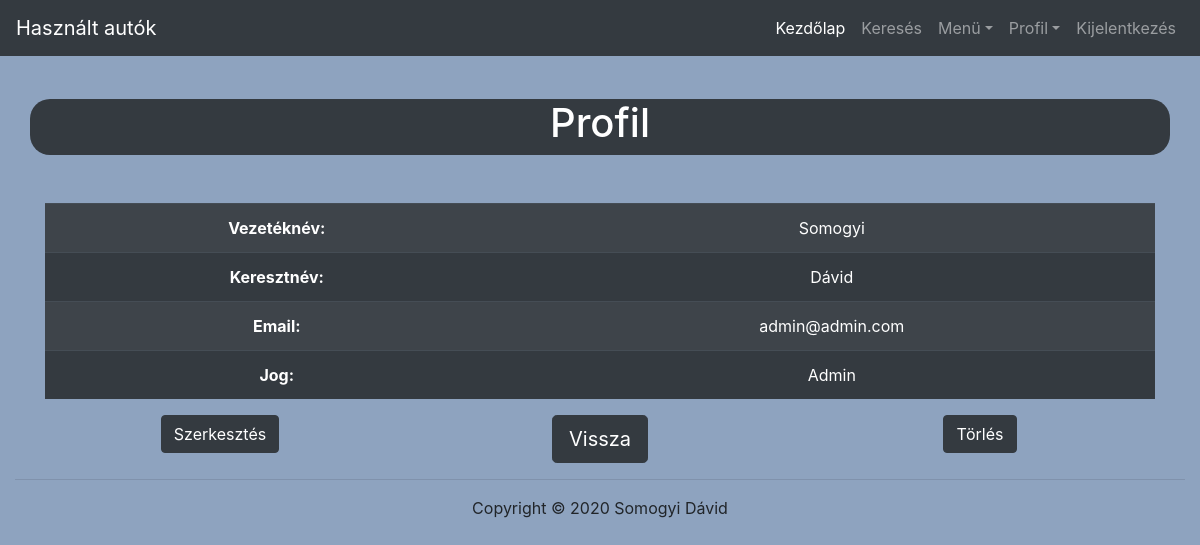
The app's page /index.php?P=profile&uid=1 (signed in) with its own data.
### tables this page shows
CREATE TABLE IF NOT EXISTS `users` (
  `id` int(11) NOT NULL AUTO_INCREMENT,
  `first_name` varchar(64) NOT NULL,
  `last_name` varchar(64) NOT NULL,
  `email` varchar(250) NOT NULL,
  `password` varchar(64) NOT NULL,
  `permission` int(1) NOT NULL DEFAULT '0',
  PRIMARY KEY (`id`)
);

### protected/database.php (called while the page is built, shortened)
<?php
    function getConnection(){
        $connection = new PDO(DB_TYPE.':host='.DB_HOST.';dbname='.DB_NAME.';',DB_USER,DB_PASS);
        $connection->exec("SET NAMES'".DB_CHARSET."'");
        return $connection;
    }
    function getRecord($queryString, $queryParams = []){
        $connection = getConnection();
        $statement = $connection->prepare($queryString);
        $success = $statement->execute($queryParams);
        $result = $success ? $statement->fetch(PDO::FETCH_ASSOC) : [];
        return $result;
    }
?>

### protected/user/profile.php (the view, shortened to what this page needs)
<?php
    $query = "SELECT id, first_name, last_name, email, permission FROM users WHERE id=:id";
    if($_SESSION['permission'] < 1){
        $params = [
            ':id' => $_SESSION['uid']
        ];
    }
    else if(array_key_exists('uid',$_GET)){
        $params = [
            ':id' => $_GET['uid']
        ];
    }
    $userDetails = getRecord($query,$params);
?>
<div class="container bg-dark text-white mt-2 pb-0 mt-5 text-center">
    <h1 class="pb-2">Profil</h1>
</div>
<div class="container mt-5 text-center">
        <table class="table table-dark table-striped">
            <tbody>
                <tr>
                <th scope="row">Vezetéknév:</th>
                <td><?=$userDetails['first_name']?></td>
                </tr>
                <tr>
                <th scope="row">Keresztnév:</th>
                <td><?=$userDetails['last_name']?></td>
                </tr>
                <tr>
                <th scope="row">Email:</th>
                <td><?=$userDetails['email']?></td>
                </tr>
                <tr>
                <th scope="row">Jog:</th>
                <td><?= $userDetails['permission'] == 0 ? "Felhasználó" : "Admin" ?></td>
                </tr>
            </tbody>
        </table>
    <div class="row">
    <?php if($_SESSION['permission'] > 0 || $_SESSION['uid'] == $_GET['uid']) : ?>
        <div class="col-md-4">
            <a href="index.php?P=updateUser&uid=<?=$userDetails['id']?>" class="btn btn-dark">Szerkesztés</a>
        </div>
    <?php endif; ?>
        <div class="col-md-<?= $_SESSION['permission'] || $_SESSION['uid'] == $_GET['uid'] > 0 ? "4" : "12" ?>">
            <a href="<?= array_key_exists('management',$_GET) ? "index.php?P=userManagement" : "index.php" ?>" class="btn btn-dark btn-lg">Vissza</a>
        </div>
    <?php if($_SESSION['permission'] > 0 || $_SESSION['uid'] == $_GET['uid']) : ?>
        <div class="col-md-4">
            <a href="index.php?P=removeUser&uid=<?=$userDetails['id']?>" class="btn btn-dark" onclick="return confirm('Biztos törlöd?')">Törlés</a>
        </div>
    <?php endif; ?>
    </div>
</div>

### public/css/design.css (style rules this page uses)
body { padding-top: 40px; padding-bottom: 40px; background-color: #f5f5f5; }
.container { margin-top: 5%; border-radius: 20px; }

### records on screen
users: first_name "Somogyi", last_name "Dávid", email "admin@admin.com"
